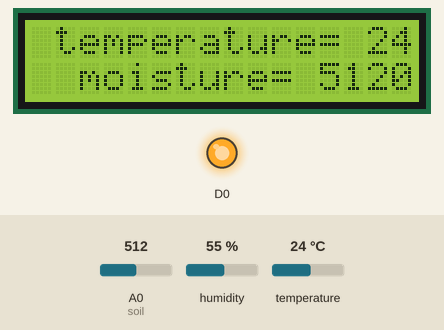
Simulated run of this sketch. Board: ESP8266 (NodeMCU). On the bench: 16×2 character LCD, output pins drawn as LEDs (lit = HIGH). The test bench sets the inputs (shaded band); at power-on: humidity 55 %, A0 (soil) = 512, temperature 24 °C. WiFi joins after 1.5 s; servers stay silent unless stated; uploads are accepted with an empty reply; what the sketch prints to the serial monitor is not drawn.

Above: at 3.9 s.
4.0 s: humidity set to 22 %
At 17.6 s:
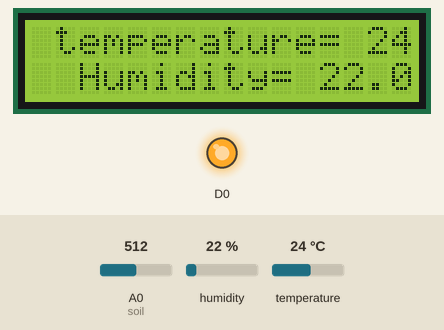
18.0 s: A0 (soil) set to 330
32.0 s: temperature set to 12 °C
At 45.8 s:
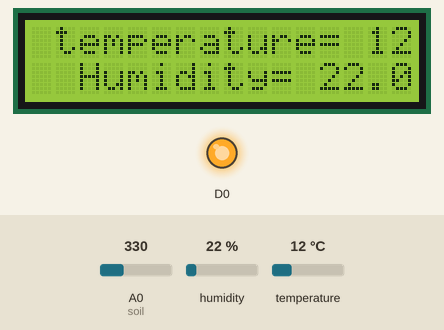
46.0 s: A0 (soil) set to 350
At 47.5 s:
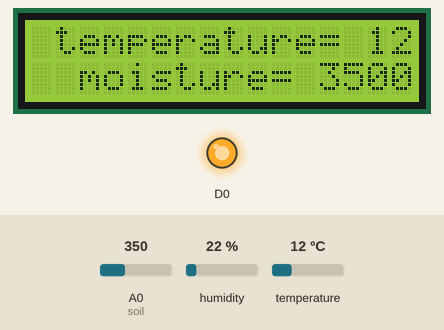
60.0 s: humidity set to 40 %
At 73.6 s:
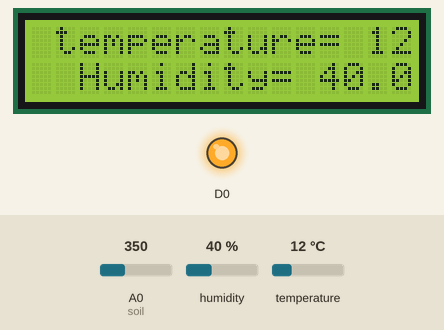
74.0 s: A0 (soil) set to 306
At 74.8 s:
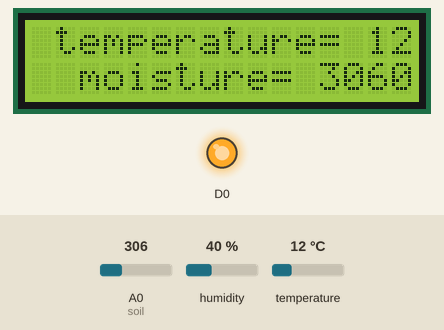
Timing chart, 0 to 77.0 s (numbered marks = the images above; inputs shaded):
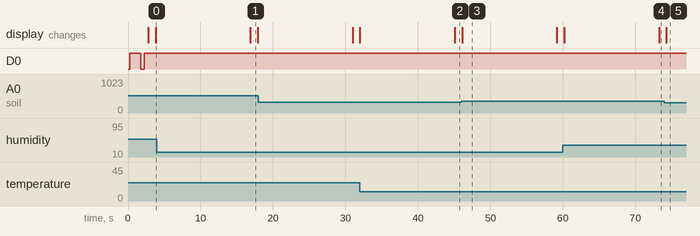

Measured:
- after the input at 4.0 s, the display: changes after 12.9 s (image 1)
- after the input at 32.0 s, the display: changes after 13.1 s (image 2)
- after the input at 46.0 s, the display: changes after 0.09 s (image 3)
- after the input at 60.0 s, the display: first differs from a run without the input after 13.3 s (image 4)
- after the input at 74.0 s, the display: changes after 0.29 s (image 5)
- what the display in image 1 shows lasts 1.0 s, from 16.9 s to 17.9 s
- what the display in image 3 shows lasts 13.1 s, from 46.1 s to 59.2 s

The sketch:

motor_on.ino
```cpp
#include <ESP8266WiFi.h>
#include <ArduinoJson.h>
#include <LiquidCrystal_I2C.h>
#include "DHT.h"

LiquidCrystal_I2C lcd(0x27, 16, 2);

#define DHTTYPE DHT11
// DHT Sensor
uint8_t DHTPin = D4;


// Initialize DHT sensor.
DHT dht(DHTPin, DHTTYPE);

float t;
float h;

///////////////////// SENDING DATA ON DATABASE/////////////////////////////////


const int soil = A0;

const char* ssid     = "GERD";
const char* password = "";

const char* host = "192.168.43.230";
String url;

unsigned long delayStart = 0; // the time the delay started
unsigned long timeInterval = 0;

void setup() {

  pinMode(DHTPin, INPUT);

  dht.begin();

  lcd.begin(16,2);
  lcd.init();
  lcd.backlight();

  Serial.begin(115200);
  delay(100);
  /////////////////////// CONTROL PIN///////////////////
  pinMode(soil, INPUT);
  pinMode(D0, OUTPUT); ////motor pin D0 pin in Nodemcu

  digitalWrite(D0, HIGH); //High is Low, Low is High
  Serial.println();
  Serial.println();
  //////////////////////////////////////////

  Serial.println();

  Serial.print("Connecting to ");
  Serial.println(ssid);


  WiFi.begin(ssid, password);
  while (WiFi.status() != WL_CONNECTED) {
    delay(500);
    Serial.print(".");
  }

  Serial.println("");
  Serial.println("WiFi connected");
  Serial.println("IP address: ");
  Serial.println(WiFi.localIP());
  Serial.print("Netmask: ");
  Serial.println(WiFi.subnetMask());
  Serial.print("Gateway: ");
  Serial.println(WiFi.gatewayIP());

  ///////////////////////////// CONTROL PIN ///////////////////////////////
  digitalWrite(D0, LOW);
  delay(500);
  digitalWrite(D0, HIGH);
  delay(500);
  ////////////////////////////////////////////////////////////
  delayStart = millis();   // start delay
  timeInterval = 2000;


}

void controlPin() {
  int motor_on;
  int delay_value;
  int user_min; //user min
  int user_max; //user max
  int cur_value; //current value
  int def_min = 340; //default value
  int def_max = 921; //default value
  String defMode = "MAN";
  Serial.print("connecting to.. ");
  Serial.println(host);

  WiFiClient client;
  const int httpPort = 80;
  if (!client.connect(host, httpPort)) {
    Serial.println("connection failed");
    return;
  }

  url ="/try/motor/read.php?id=568";
  Serial.println("Sending GET Request..");

  Serial.print("Requesting URL: ");
  Serial.println(url);

  client.print(String("GET ") + url + " HTTP/1.0\r\n" +
               "Host: " + host + "\r\n" +
               "Connection: close\r\n\r\n");
  delay(500);
  String section = "header";
  while (client.available()) {
    String line = client.readStringUntil('\r');
    //Serial.print(line);
    // we’ll parse the HTML body here
    if (section == "header") { // headers..

      if (line == "\n") { // skips the empty space at the beginning
        section = "json";
      }
    }
    else if (section == "json") { // print the good stuff
      section = "ignore";
      String result = line.substring(1);
      Serial.println("result = " + result);

      // Parse JSON
      int size = result.length() + 1;
      char json[size];
      result.toCharArray(json, size);
      StaticJsonBuffer<220> jsonBuffer;
      JsonObject& json_parsed = jsonBuffer.parseObject(json);

      if (!json_parsed.success())
      {
        Serial.println(json);
        Serial.println("parseObject() failed");
        return;
      }
      String motor1 = json_parsed["motor"][0]["Status"];
      String delay_val = json_parsed["motor"][0]["delay"];
      String new_val = json_parsed["motor"][0]["new_value"];
      String usr_min = json_parsed["motor"][0]["min"];
      String usr_max = json_parsed["motor"][0]["max"];
      String modeOn = json_parsed["motor"][0]["mode"];
      delay_value = (delay_val).toInt();
      cur_value = (new_val).toInt();
      motor_on = (motor1).toInt();
      user_min = (usr_min).toInt();
      user_max = (usr_max).toInt();

      if(user_min==0){
        user_min = def_min;
      }
      if(user_max==0){
        user_max = def_max;
      }
      if(modeOn == ""){
        modeOn = defMode;
      }

      //String motor2 = json_parsed["motor"][1]["status"];
      Serial.println("motor = " + motor_on);
      Serial.print("current value = "); Serial.println(cur_value);
      Serial.print("minimum = "); Serial.println( user_min);
      Serial.print("maximum = "); Serial.println( user_max);
      Serial.println("mode = " + modeOn);


      ///////////////// CONTROL PIN /////////////////////
      if(modeOn == "AUTO"){
        if(cur_value>user_min && cur_value<user_max){
          Serial.print("Motor is On (Auto Mode)");
          digitalWrite(D0, HIGH);
        }else if(cur_value<user_min || cur_value>user_max){
          Serial.print("Motor is Off (Auto Mode)");
          digitalWrite(D0, LOW);
        }
      }else if(modeOn == "MAN"){
          if (motor_on == 0) {
          digitalWrite(D0, LOW);
          Serial.println("Motor is Off (Manual Mode)");
        }
        else if (motor_on == 1) {
          digitalWrite(D0, HIGH);
          Serial.println("Motor is ON(Manual Mode)");
        }
      }
    }
  }
  Serial.println();
  Serial.println("closing connection");
  delay(delay_value);
}

void loop() {

  //humidty
  t= dht.readTemperature(); // Gets the values of the temperature
  h= dht.readHumidity(); // Gets the values of the humidity
  lcd.setCursor(1, 0);
  lcd.print("temperature= ");
  lcd.print(t);

  lcd.setCursor(2, 1);
  lcd.print("Humidity= ");
  lcd.print(h);
  delay(1000);
  // Read moisture sensor value
  int mos = analogRead(soil);

  lcd.setCursor(2, 1);
  lcd.print("moisture= ");
  lcd.print(mos);

  Serial.print("connecting to ");
  Serial.println(host);

  WiFiClient client;
  const int httpPort = 80;
  if (!client.connect(host, httpPort)) {
    Serial.println("connection failed");
    return;
  }

  //String url = "/farmapi/insert.php?temp=" + String(t) + "&hum="+ String(h);
  //String url = "/api/moisture/insert.php?mos=" + String(mos);
  Serial.print("Requesting URL: ");
  Serial.println(url);

    client.print(String("GET ") + url + " HTTP/1.0\r\n" +
                 "Host: " + host + "\r\n" +
                 "Connection: close\r\n\r\n");


  while (client.available()) {
    String line = client.readStringUntil('\r');
    Serial.print(line);
  }
  Serial.println();
  Serial.println("closing connection");
  //  if((millis() - delayStart) >= timeInterval){
  //    delayStart = millis();
  //  }
  delay(10000);//2min=120000, 1.5min=90000
  controlPin();

}
```
